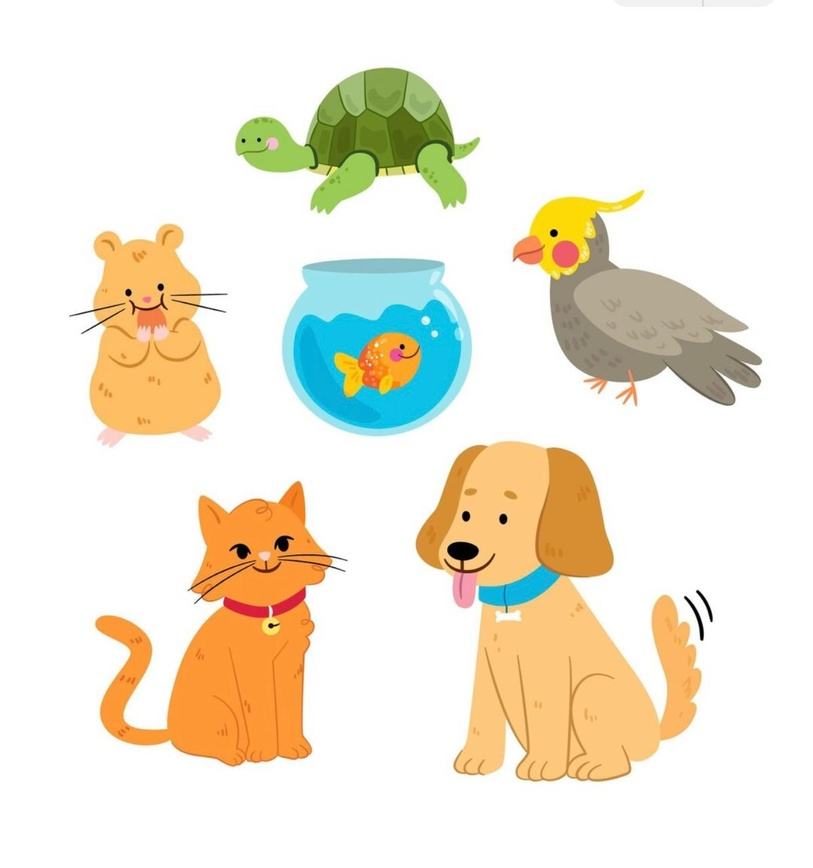
#> input picture a1.jpeg, 813 x 868 px, shrunk from 1199 x 1280 before the run
$ python problem5.py
#> lines starting #> are read from the running program, lines starting #| are printed output that depends on the picture; after the words box and inside, x2 and y2 are one past the last pixel; in counts of white or black regions, pixels touching at a corner belong together
import cv2
import matplotlib.pyplot as plt
import os

def apply_thresholding(image_path):
#> called with image_path = 'a1.jpeg'
    gray_img = cv2.imread(image_path, cv2.IMREAD_GRAYSCALE)
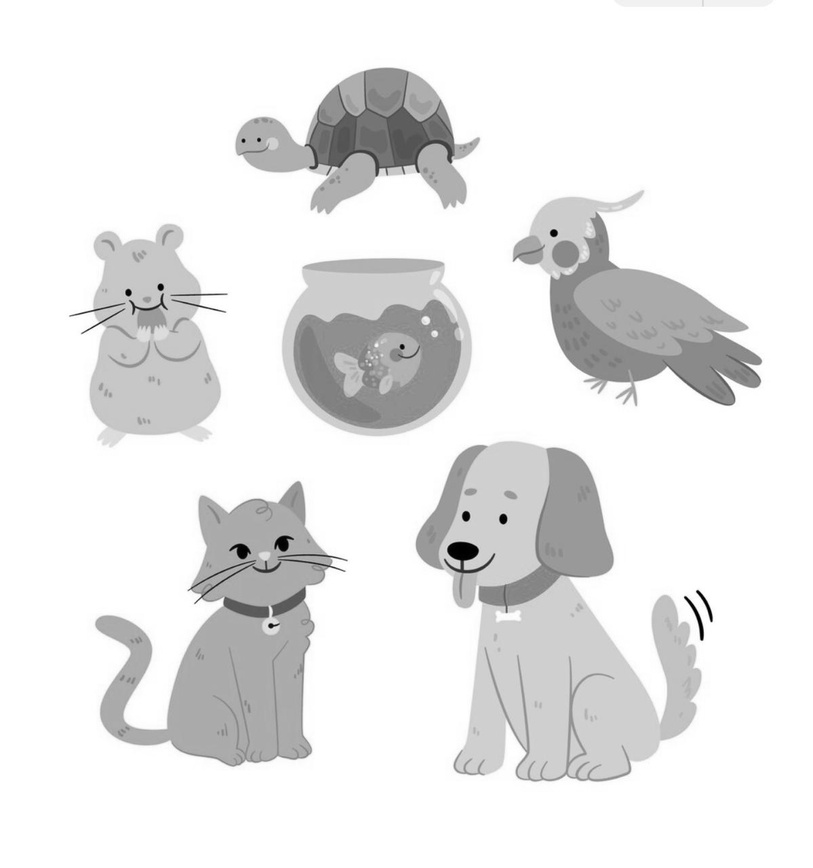
#> gray_img: shape (868, 813); min 0, max 255, mean 233.1

    if gray_img is None:
        print(f"Error: Could not open or find '{image_path}'. Check file path.")
        return

    while True:
        try:
            user_T = int(input("Enter a custom threshold value (0 - 255): "))
            if 0 <= user_T <= 255:
                break
            else:
                print("Invalid input! Value must be between 0 and 255.")
        except ValueError:
            print("Invalid input! Please enter an integer.")
#> this loop made 1 pass; the answer given on pass 1: 100

    T1 = max(user_T - 50, 30) if user_T - 50 >= 0 else 50
    T2 = user_T
    T3 = min(user_T + 50, 220) if user_T + 50 <= 255 else 200

    test_thresholds = [T1, T2, T3]

    thresholded_images = []
    for T in test_thresholds:
        _, binary_img = cv2.threshold(gray_img, T, 255, cv2.THRESH_BINARY)
        thresholded_images.append((T, binary_img))
#> this loop made 3 passes
#> pass 1, in apply_thresholding, `_, binary_img = cv2.threshold(gray_img, T, 255, cv2.THRESH_BINARY)`:
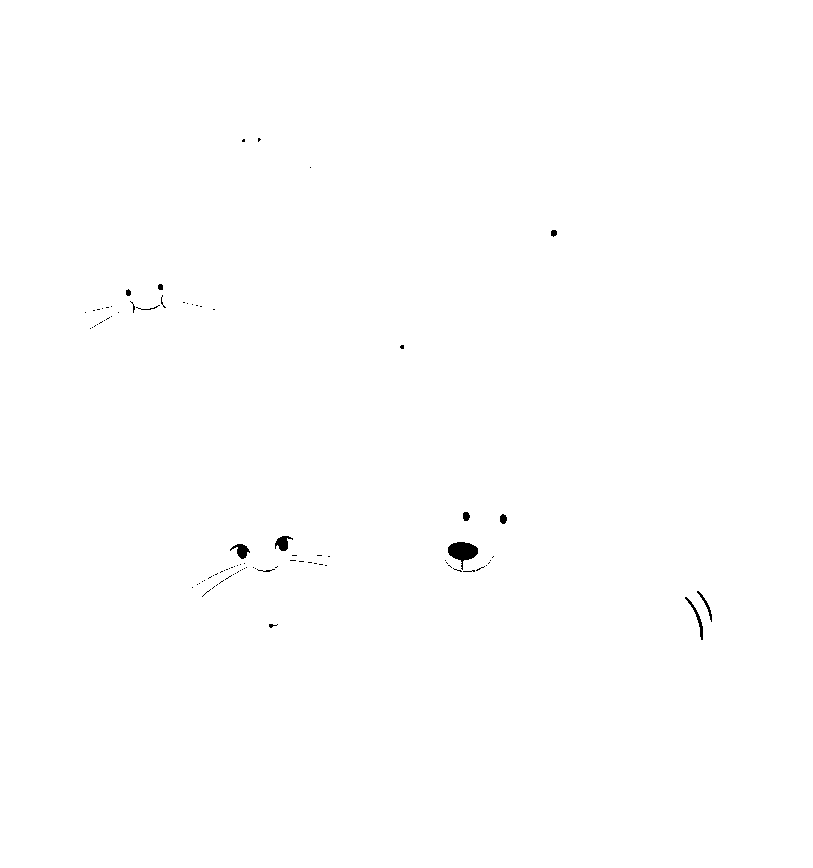
#> binary_img: shape (868, 813); 99.8% white; 91 black regions (79 under 20 px), largest, box (x1, y1, x2, y2) and area: (448, 542, 478, 570) 448, (275, 536, 293, 551) 157, (230, 544, 250, 559) 151
#> pass 2, in apply_thresholding, `_, binary_img = cv2.threshold(gray_img, T, 255, cv2.THRESH_BINARY)`:
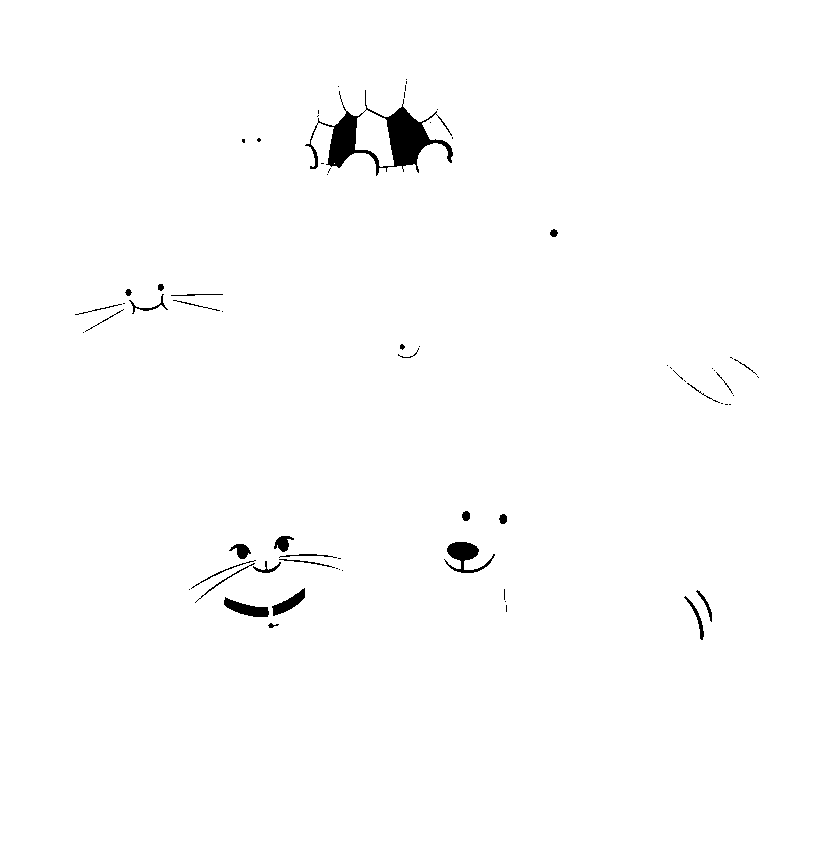
#> binary_img: shape (868, 813); 99% white; 68 black regions (39 under 20 px), largest, box (x1, y1, x2, y2) and area: (305, 90, 453, 176) 3448, (444, 542, 495, 573) 643, (224, 597, 269, 617) 445
#> pass 3, in apply_thresholding, `_, binary_img = cv2.threshold(gray_img, T, 255, cv2.THRESH_BINARY)`:
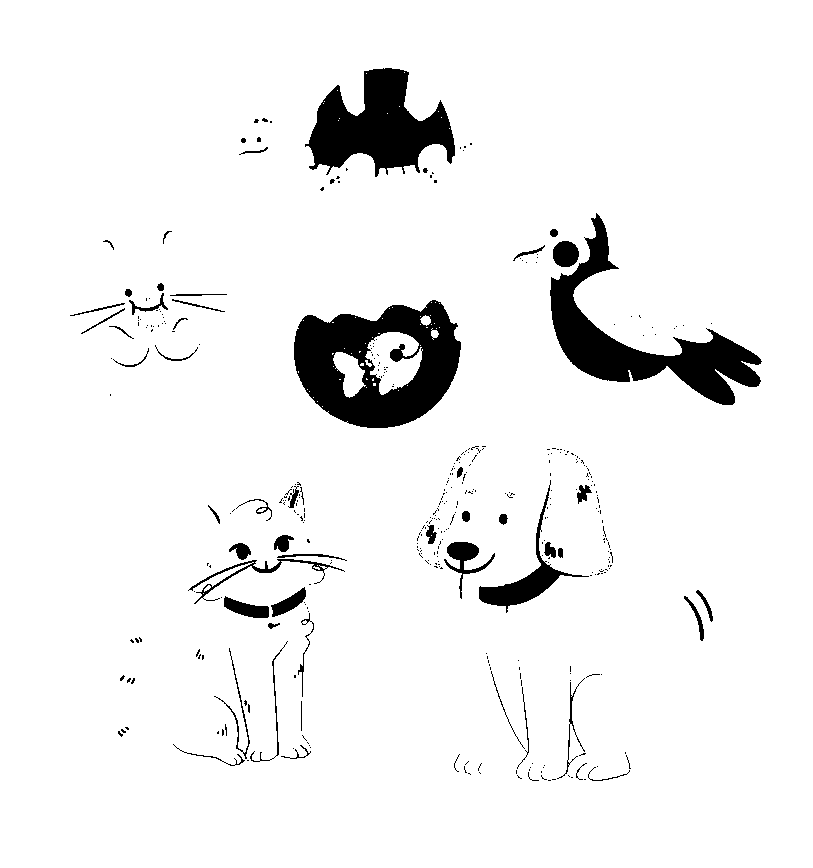
#> binary_img: shape (868, 813); 94% white; 396 black regions (342 under 20 px), largest, box (x1, y1, x2, y2) and area: (294, 300, 461, 428) 12735, (550, 213, 762, 405) 10427, (305, 68, 455, 177) 8928
#> after the loop, thresholded_images = 3 items

    plt.figure(figsize=(15, 5))

    plt.subplot(1, 4, 1)
    plt.imshow(gray_img, cmap="gray")
    plt.title("Original Grayscale", fontsize=11, fontweight="bold")
    plt.axis("off")

    for idx, (T, bin_img) in enumerate(thresholded_images, 2):
        plt.subplot(1, 4, idx)
        plt.imshow(bin_img, cmap="gray")
        label = f"Threshold T = {T}"
        if T == user_T:
            label += "\n(User Input)"
        plt.title(label, fontsize=11, fontweight="bold")
        plt.axis("off")
#> this loop made 3 passes
#> (T, label) on passes 1 to 3: (50, 'Threshold T = 50'), (100, 'Threshold T = 100'), (150, 'Threshold T = 150')

    plt.tight_layout()
    plt.show()

apply_thresholding("a1.jpeg")

$ run again, with microscopic.jpeg copied over a1.jpeg
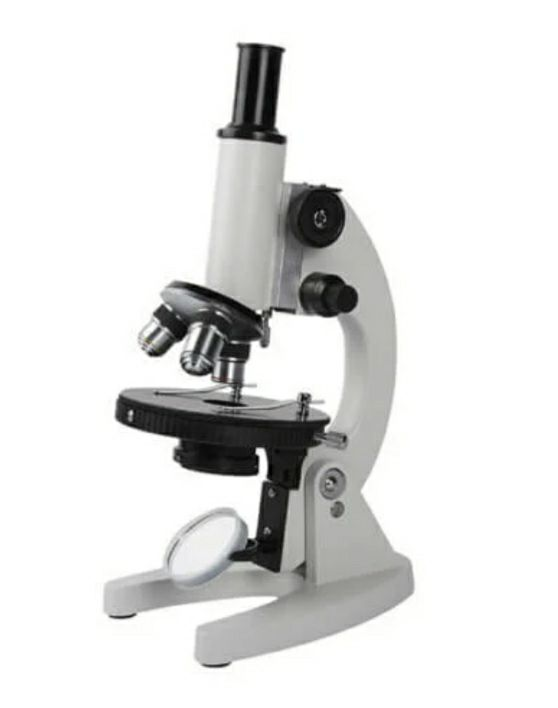
#> input picture microscopic.jpeg, 558 x 708 px
#> the loop in apply_thresholding, `while True:` made 1 pass; the answer given on pass 1: 100
#> the loop in apply_thresholding, `for T in test_thresholds:` made 3 passes
#> pass 1, in apply_thresholding, `_, binary_img = cv2.threshold(gray_img, T, 255, cv2.THRESH_BINARY)`:
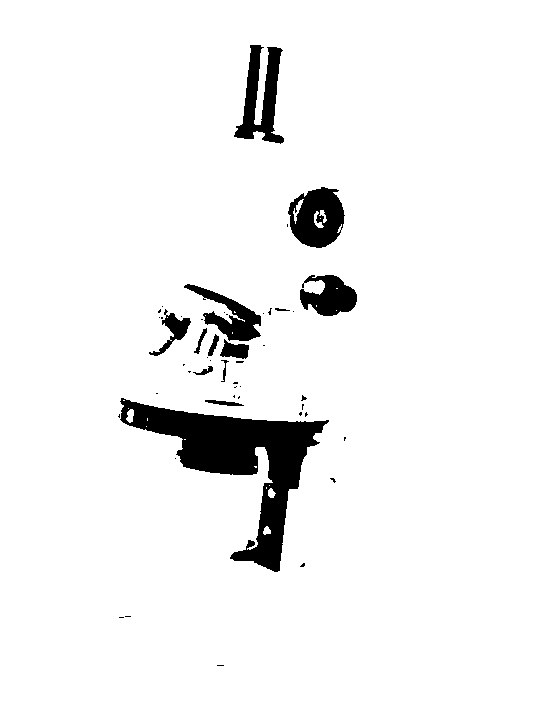
#> binary_img: shape (708, 558); 94.8% white; 49 black regions (36 under 20 px), largest, box (x1, y1, x2, y2) and area: (120, 398, 329, 572) 11003, (234, 45, 284, 144) 2386, (288, 187, 345, 248) 2382
#> after the loop in apply_thresholding, `for T in test_thresholds:`: thresholded_images = 3 items
#> the loop in apply_thresholding, `for idx, (T, bin_img) in enumerate(thresholded_images, 2):` made 3 passes
#> (T, label) on passes 1 to 3: (50, 'Threshold T = 50'), (100, 'Threshold T = 100'), (150, 'Threshold T = 150')
#> in apply_thresholding, `plt.show()`:
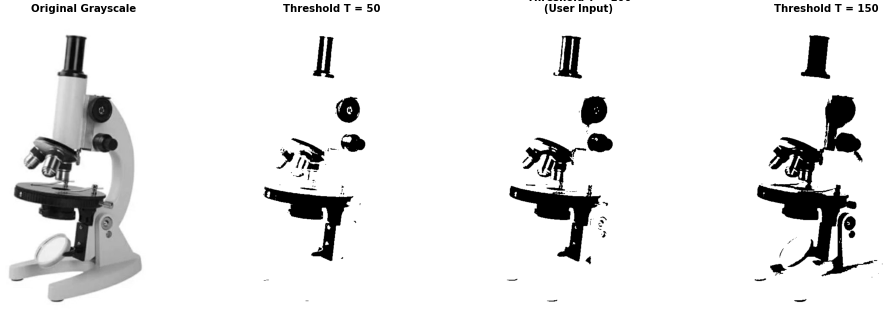
#> figure drawn by matplotlib, 4 panels
